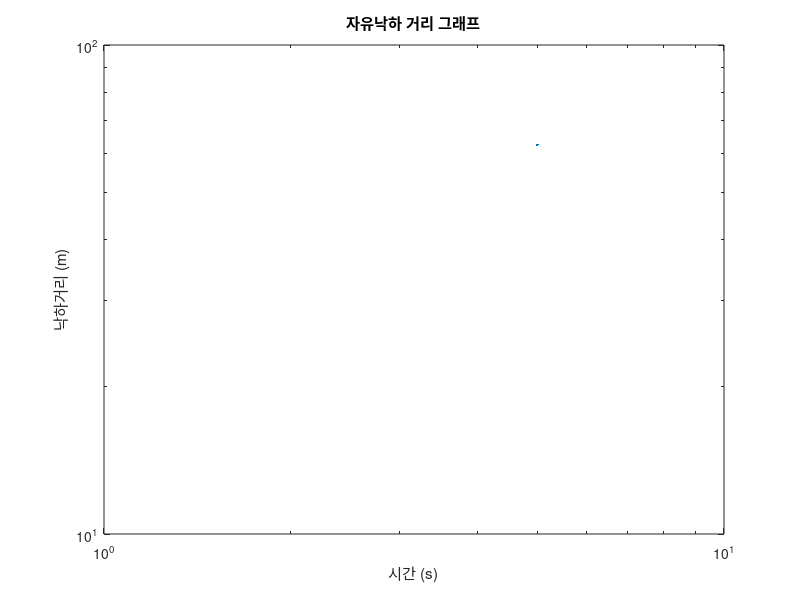

Source code (MATLAB):
clear, clc

g = input('중력가속도 값: ');
start = input('물체가 떨어지기 시작한 시각: ');
finish = input('물체의 총 낙하시간: ');
incr = input('시간 간격: ');

time = start:incr:finish;
distance = 1/2 * g * time.^2;

figure(1)
loglog(time, distance)
    title('자유낙하 거리 그래프')
    xlabel('시간 (s)'), ylabel('낙하거리 (m)')
